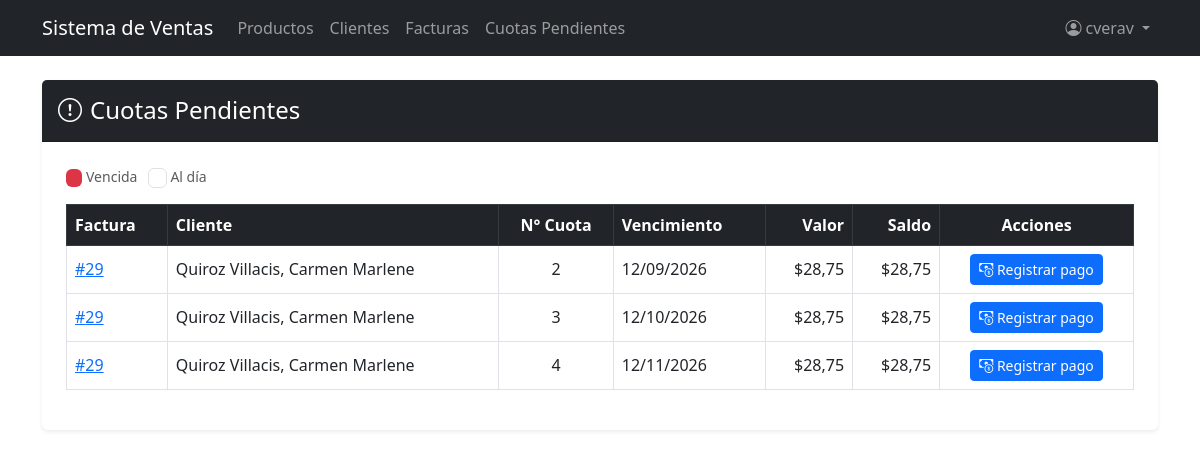
/creditos-ventas/pendientes/ (signed in), run on the app's committed database.
### creditos_ventas/models.py (models this page shows, shortened)
class CuotaVenta(models.Model):
    factura = models.ForeignKey(Invoice, on_delete=models.PROTECT, related_name='cuotas')
    numero = models.PositiveIntegerField()
    fecha_vencimiento = models.DateField()
    valor = models.DecimalField(max_digits=10, decimal_places=2)
    saldo = models.DecimalField(max_digits=10, decimal_places=2)
    estado = models.CharField(max_length=15, choices=[("PENDIENTE", "PENDIENTE"), ("PAGADA", "PAGADA")], default="PENDIENTE")
    class Meta:
        ordering = ['factura', 'numero']
        constraints = [
            models.UniqueConstraint(fields=['factura', 'numero'], name='unique_cuota_numero_por_factura')
        ]

### billing/models.py (models this page shows, shortened)
class Invoice(models.Model):
    customer = models.ForeignKey(Customer, on_delete=models.PROTECT, related_name='invoices', verbose_name='Cliente')
    invoice_date = models.DateTimeField(auto_now_add=True, verbose_name='Datos de Factura')
    subtotal = models.DecimalField(max_digits=12, decimal_places=2, default=0)
    tax = models.DecimalField(max_digits=12, decimal_places=2, default=0, verbose_name='Impuesto')
    total = models.DecimalField(max_digits=12, decimal_places=2, default=0, verbose_name='Total')
    is_active = models.BooleanField(default=True)
    tipo_pago = models.CharField(
        max_length=10,
        choices=[("CONTADO", "CONTADO"), ("CREDITO", "CREDITO")],
        default="CONTADO",
        verbose_name="Tipo de pago",
    )
    saldo = models.DecimalField(max_digits=12, decimal_places=2, default=0)
    estado = models.CharField(
        max_length=15,
        choices=[("PENDIENTE", "PENDIENTE"), ("PAGADA", "PAGADA")],
        default="PENDIENTE",
    )
    class Meta: ordering = ['-invoice_date']

class Customer(models.Model):
    dni = models.CharField(max_length=13, unique=True, verbose_name='DNI/RUC', validators=[validate_cedula_ec])
    first_name = models.CharField(max_length=100, verbose_name='Nombre')
    last_name = models.CharField(max_length=100, verbose_name='Apellido')
    email = models.EmailField(blank=True, null=True)
    phone = models.CharField(max_length=20, blank=True, null=True, verbose_name='Teléfono')
    address = models.TextField(blank=True, null=True, verbose_name='Dirección')
    is_active = models.BooleanField(default=True, verbose_name='Activo')
    created_at = models.DateTimeField(auto_now_add=True)
    updated_at = models.DateTimeField(auto_now=True)
    class Meta:
        ordering = ['last_name', 'first_name']
    def __str__(self): return f'{self.last_name}, {self.first_name}'

### creditos_ventas/views.py (the view)
# urls.py: path('pendientes/', views.CuotaPendientesListView.as_view(), name='cuotas_pendientes'),
class CuotaPendientesListView(LoginRequiredMixin, ListView):
    model = CuotaVenta
    template_name = 'creditos_ventas/cuota_pendientes_list.html'
    context_object_name = 'cuotas'
    def get_queryset(self):
        return (
            CuotaVenta.objects
            .filter(estado='PENDIENTE')
            .select_related('factura', 'factura__customer')
            .order_by('fecha_vencimiento')
        )
    def get_context_data(self, **kwargs):
        ctx = super().get_context_data(**kwargs)
        ctx['hoy'] = timezone.localdate()
        return ctx

### security/templatetags/security_tags.py (called while the page is built)
@register.filter(name='role_badge_class')
def role_badge_class(role_name):
    return ROLE_BADGE_CLASSES.get(role_name, 'bg-secondary')

@register.filter(name='has_group')
def has_group(user, group_name):
    if not user.is_authenticated:
        return False
    if user.is_superuser:      # el superusuario ve todo
        return True
    return user.groups.filter(name=group_name).exists()

### creditos_ventas/templates/creditos_ventas/cuota_pendientes_list.html (shortened to what this page needs)
{% extends 'billing/base.html' %}
{% block content %}
<div class="card shadow-sm border-0">
  <div class="card-header bg-dark text-white py-3">
    <h4 class="mb-0 d-flex align-items-center gap-2"><i class="bi bi-exclamation-circle"></i> Cuotas Pendientes</h4>
  </div>
  <div class="card-body p-4">
    <p class="text-muted small mb-3">
      <span class="badge bg-danger">&nbsp;</span> Vencida &nbsp;
      <span class="badge bg-white border">&nbsp;</span> Al día
    </p>
    <div class="table-responsive">
      <table class="table table-bordered align-middle">
        <thead class="table-dark">
          <tr>
            <th>Factura</th>
            <th>Cliente</th>
            <th class="text-center">N° Cuota</th>
            <th>Vencimiento</th>
            <th class="text-end">Valor</th>
            <th class="text-end">Saldo</th>
            <th class="text-center">Acciones</th>
          </tr>
        </thead>
        <tbody>
          {% for cuota in cuotas %}
          <tr class="{% if cuota.fecha_vencimiento < hoy %}table-danger{% endif %}">
            <td><a href="{% url 'creditos_ventas:cuotas_factura' cuota.factura.pk %}">#{{ cuota.factura.id }}</a></td>
            <td>{{ cuota.factura.customer }}</td>
            <td class="text-center">{{ cuota.numero }}</td>
            <td>
              {{ cuota.fecha_vencimiento|date:"d/m/Y" }}
            </td>
            <td class="text-end">${{ cuota.valor }}</td>
            <td class="text-end">${{ cuota.saldo }}</td>
            <td class="text-center">
              <a href="{% url 'creditos_ventas:registrar_pago' cuota.pk %}" class="btn btn-sm btn-primary">
                <i class="bi bi-cash-coin"></i> Registrar pago
              </a>
            </td>
          </tr>
          {% empty %}
          <tr><td colspan="7" class="text-center text-muted py-3">No hay cuotas pendientes.</td></tr>
          {% endfor %}
        </tbody>
      </table>
    </div>
  </div>
</div>
{% endblock %}

### billing/templates/billing/base.html (shortened to what this page needs)
{% load security_tags %}
<!DOCTYPE html>
<html lang="es">
<head>
  <link href="https://cdn.jsdelivr.net/npm/bootstrap@5.3.0/dist/css/bootstrap.min.css" rel="stylesheet">
  <link href="https://cdn.jsdelivr.net/npm/bootstrap-icons@1.11.3/font/bootstrap-icons.min.css" rel="stylesheet">
</head>
<body>
<nav class="navbar navbar-expand-lg navbar-dark bg-dark">
  <div class="container">
    <a class="navbar-brand" href="{% url 'billing:home' %}">Sistema de Ventas</a>
    <div class="collapse navbar-collapse" id="nav">
      <ul class="navbar-nav me-auto">
        {% if user.is_authenticated %}
        {% if perms.billing.view_product %}
        <li class="nav-item"><a class="nav-link" href="{% url 'billing:product_list' %}">Productos</a></li>
        {% endif %}
        {% if perms.billing.view_customer %}
        <li class="nav-item"><a class="nav-link" href="{% url 'billing:customer_list' %}">Clientes</a></li>
        {% endif %}
        {% if perms.billing.view_invoice %}
        <li class="nav-item"><a class="nav-link" href="{% url 'billing:invoice_list' %}">Facturas</a></li>
        <li class="nav-item"><a class="nav-link" href="{% url 'creditos_ventas:cuotas_pendientes' %}">Cuotas Pendientes</a></li>
        {% endif %}
        {% endif %}
      </ul>
      <ul class="navbar-nav">
        {% if user.is_authenticated %}
        {% with role=user.groups.first %}
        <li class="nav-item dropdown">
          <a class="nav-link dropdown-toggle" href="#" data-bs-toggle="dropdown">
            <i class="bi bi-person-circle me-1"></i>{{ user.username }}
          </a>
        </li>
        {% endwith %}
        {% else %}
        <li class="nav-item">
          <a class="nav-link" href="{% url 'security:login' %}">Login</a>
        </li>
        {% endif %}
      </ul>
    </div>
  </div>
</nav>
<div class="container mt-4">
  {% block content %}
  {% endblock %}
</div>
</body>
</html>

### data on the page
CuotaVenta: factura.id "29", factura.customer "Quiroz Villacis, Carmen Marlene", numero "2", fecha_vencimiento "12/09/2026", valor "28,75", saldo "28,75"
CuotaVenta: factura.id "29", factura.customer "Quiroz Villacis, Carmen Marlene", numero "3", fecha_vencimiento "12/10/2026", valor "28,75", saldo "28,75"
CuotaVenta: factura.id "29", factura.customer "Quiroz Villacis, Carmen Marlene", numero "4", fecha_vencimiento "12/11/2026", valor "28,75", saldo "28,75"

### other printed values
{{ user.username }} "cverav"
